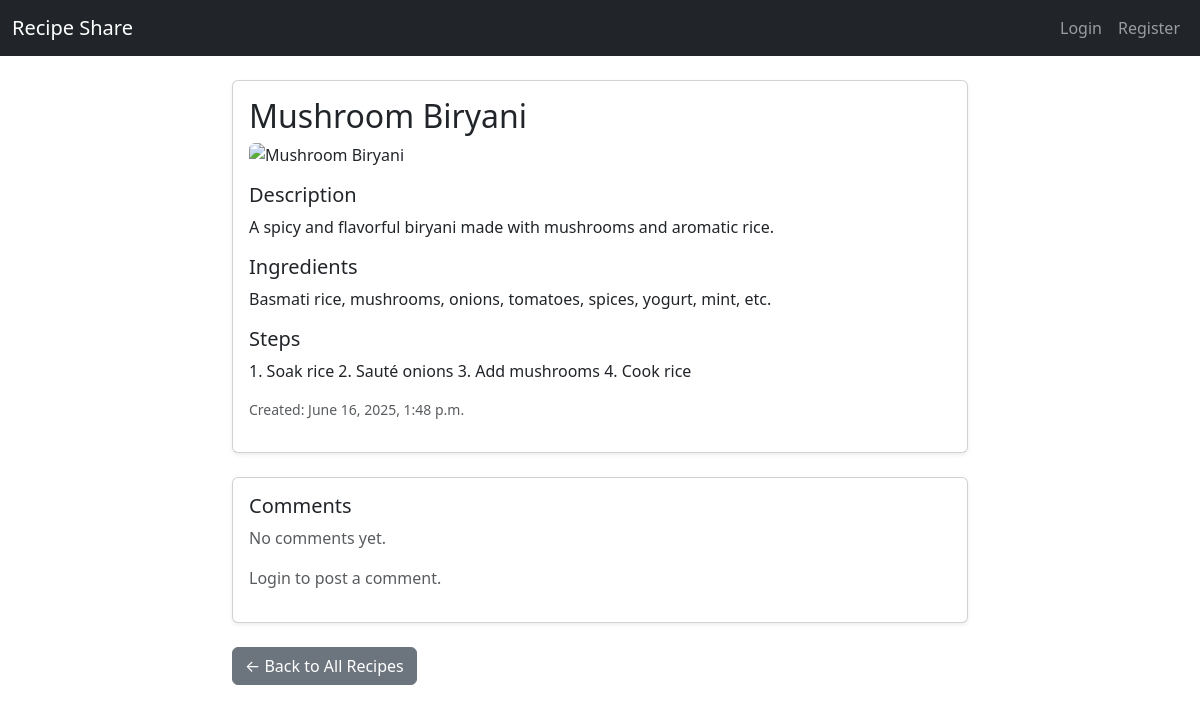
Page /recipes/15/ on the committed database.
### recipes/models.py (models this page shows, shortened)
class Recipe(models.Model):
    title = models.CharField(max_length=100)
    description = models.TextField()
    ingredients = models.TextField()
    steps = models.TextField()
    image = CloudinaryField('image', blank=True, null=True)
    likes = models.ManyToManyField(User, related_name='liked_recipes', blank=True)
    user = models.ForeignKey(User, on_delete=models.CASCADE, related_name='recipes', null=True, blank=True)
    author = models.ForeignKey(User, on_delete=models.CASCADE)
    created_at = models.DateTimeField(auto_now_add=True)

### recipes/views.py (the view)
# urls.py: path('recipes/<int:pk>/', views.recipe_detail, name='recipe-detail'),
def recipe_detail(request, pk):
    recipe = get_object_or_404(Recipe, pk=pk)
    comments = recipe.comments.all().order_by('-created_at')
    if request.method == 'POST':
        form = CommentForm(request.POST)
        if form.is_valid():
            new_comment = form.save(commit=False)
            new_comment.recipe = recipe
            new_comment.user = request.user
            new_comment.save()
            return redirect('recipe-detail', pk=pk)
    else:
        form = CommentForm()
    return render(request, 'recipes/recipe_detail.html', {
        'recipe': recipe,
        'form': form,
        'comments': comments,
    })

### recipes/templates/recipes/recipe_detail.html (shortened to what this page needs)
{% extends 'recipes/base.html' %}
{% block content %}
  <div class="row">
    <div class="col-md-8 offset-md-2">
      <div class="card shadow-sm mb-4">
        <div class="card-body">
          <h2 class="card-title">{{ recipe.title }}</h2>
          {% if recipe.image %}
            <img src="{{ recipe.image.url }}" class="img-fluid mb-3 rounded" alt="{{ recipe.title }}">
          {% endif %}
          <h5>Description</h5>
          <p>{{ recipe.description }}</p>
          <h5>Ingredients</h5>
          <p>{{ recipe.ingredients }}</p>
          <h5>Steps</h5>
          <p>{{ recipe.steps }}</p>
          <p class="text-muted small">Created: {{ recipe.created_at }}</p>
        </div>
      </div>
      <div class="card shadow-sm mb-4">
        <div class="card-body">
          <h5 class="card-title">Comments</h5>
          {% for comment in comments %}
            <div class="mb-2 border-bottom pb-2">
              <strong>{{ comment.user.username }}</strong>
              <p class="mb-1">{{ comment.text }}</p>
              <small class="text-muted">{{ comment.created_at }}</small>
              {% if user == comment.user or user.is_superuser %}
                <form method="POST" action="{% url 'delete-comment' comment.pk %}" class="mt-1">
                  {% csrf_token %}
                  <button type="submit" class="btn btn-sm btn-outline-danger">Delete</button>
                </form>
              {% endif %}
            </div>
          {% empty %}
            <p class="text-muted">No comments yet.</p>
          {% endfor %}
          {% if user.is_authenticated %}
            <form method="POST" class="mt-3">
              {% csrf_token %}
              {{ form.text }}
              <button type="submit" class="btn btn-sm btn-primary mt-2">Add Comment</button>
            </form>
          {% else %}
            <p class="text-muted">Login to post a comment.</p>
          {% endif %}
        </div>
      </div>
      <a href="{% url 'recipe-list' %}" class="btn btn-secondary">← Back to All Recipes</a>
    </div>
  </div>
{% endblock %}

### rows in the picture
Recipe: title "Mushroom Biryani", description "A spicy and flavorful biryani made with mushrooms and aromatic rice.", ingredients "Basmati rice, mushrooms, onions, tomatoes, spices, yogurt, mint, etc.", steps "1. Soak rice 2. Sauté onions 3. Add mushrooms 4. Cook rice", created_at "June 16, 2025, 1:48 p.m."
